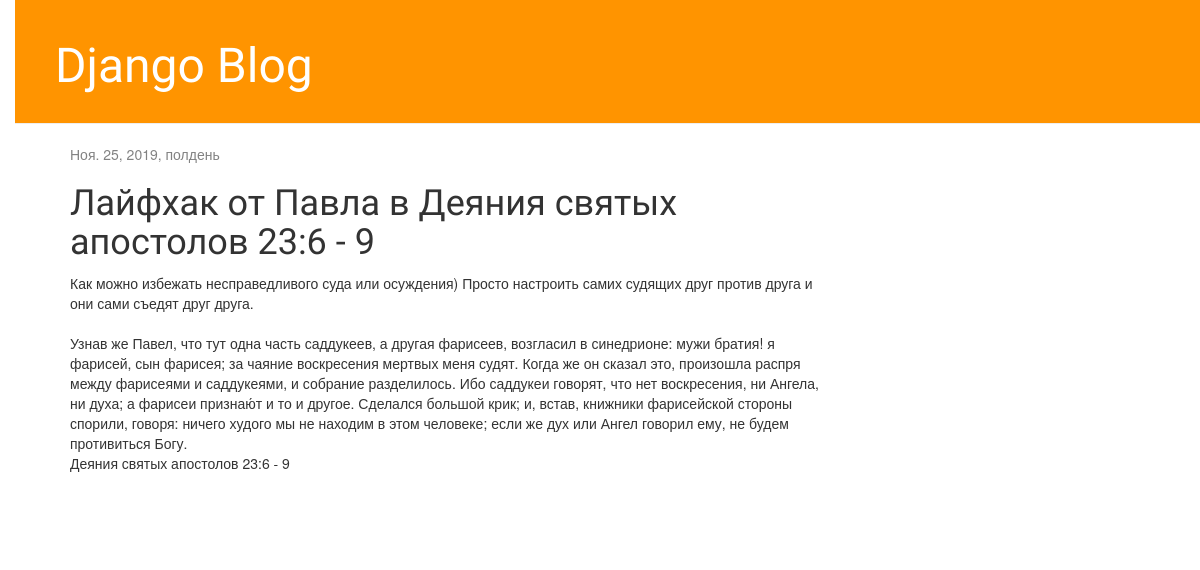
The app's page /post/1/ with its own data.
### blog/models.py (models this page shows, shortened)
class Post(models.Model):
    author = models.ForeignKey(settings.AUTH_USER_MODEL, on_delete=models.CASCADE)
    title = models.CharField(max_length=200)
    text = models.TextField()
    created_date = models.DateTimeField(default=timezone.now)
    published_date = models.DateTimeField(blank=True, null=True)

### blog/views.py (the view)
# urls.py: path('post/<int:pk>/', views.post_detail, name='post_detail'),
def post_detail(request, pk):
    post = get_object_or_404(Post, pk=pk)
    return render(request, 'blog/post_detail.html', {'post': post})

### blog/templates/blog/post_detail.html (shortened to what this page needs)
{% extends 'blog/base.html' %}
{% block content %}
    <div class="post">
        {% if post.published_date %}
            <div class="date">
                {{ post.published_date }}
            </div>
        {% endif %}
        <h1>{{ post.title }}</h1>
        <p>{{ post.text|linebreaksbr }}</p>
    </div>
{% endblock %}

### blog/static/css/blog.css (style rules this page uses)
body { padding-left: 15px; }
h1, h2, h3, h4 { font-family: 'Lobster', cursive; }
.date { color: #828282; }
.post { margin-bottom: 70px; }

### records on screen
Post: published_date "Ноя. 25, 2019, полдень", title "Лайфхак от Павла в Деяния святых апостолов 23:6 - 9", text "Как можно избежать несправедливого суда или осуждения) Просто настроить самих судящих друг против друга и они сами съедят друг друга. Узнав же Павел, что тут одна часть саддукеев, а другая фарисеев, возгласил в синедрионе: мужи братия! я фарисей, сын фарисея; за чаяние воскресения мертвых меня судят. Когда же он сказал это, произошла распря между фарисеями и саддукеями, и собрание разделилось. Ибо саддукеи говорят, что нет воскресения, ни Ангела, ни духа; а фарисеи признаю́т и то и другое. Сделался большой крик; и, встав, книжники фарисейской стороны спорили, говоря: ничего худого мы не находим в этом человеке; если же дух или Ангел говорил ему, не будем противиться Богу. Деяния святых…"
